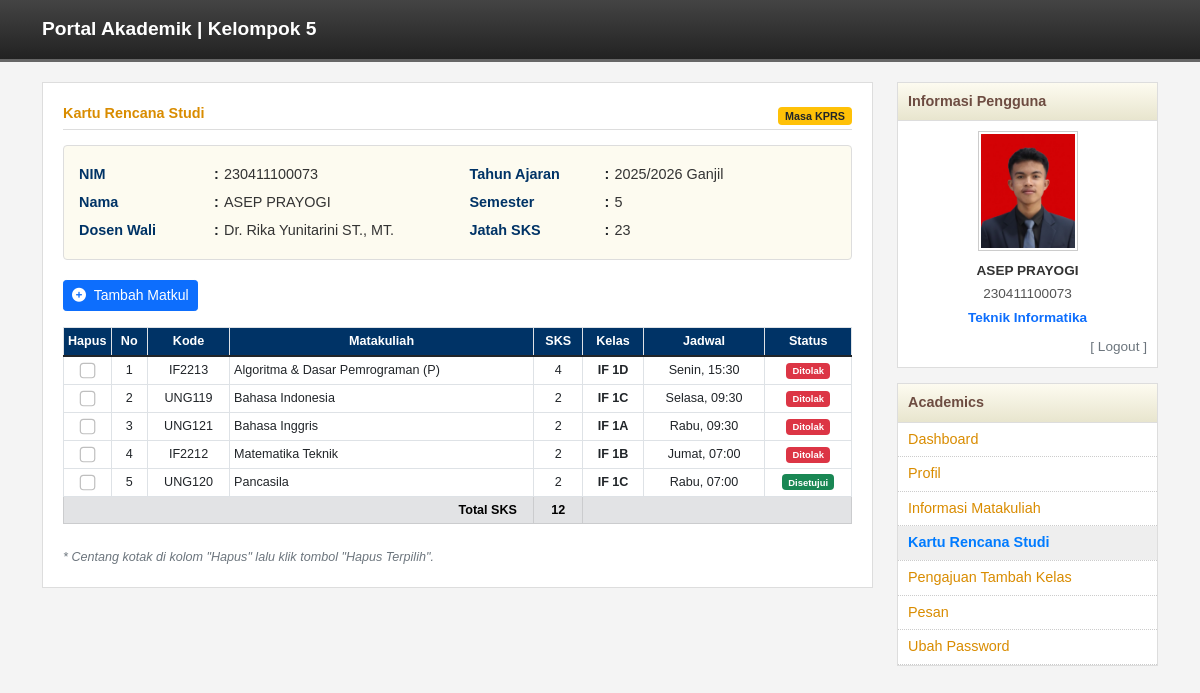
Screenshot of /mahasiswa/krs.php (signed in) with the database file from the repository.
### tables this page shows
CREATE TABLE `mahasiswa` (
  `id` int(11) NOT NULL,
  `nim` varchar(20) NOT NULL,
  `nama` varchar(100) NOT NULL,
  `jenis_kelamin` enum('L','P') DEFAULT NULL,
  `password` varchar(255) NOT NULL,
  `email` varchar(100) DEFAULT NULL,
  `prodi` varchar(50) DEFAULT NULL,
  `semester` int(11) DEFAULT NULL,
  `ips` decimal(3,2) DEFAULT 0.00,
  `dpa_id` int(11) DEFAULT NULL,
  `created_at` timestamp NULL DEFAULT current_timestamp(),
  `foto` varchar(255) DEFAULT NULL
);

CREATE TABLE `dosen` (
  `id` int(11) NOT NULL,
  `nidn` varchar(20) NOT NULL,
  `nama` varchar(100) NOT NULL,
  `password` varchar(255) NOT NULL,
  `email` varchar(100) DEFAULT NULL,
  `foto` varchar(255) DEFAULT NULL,
  `jabatan` enum('Dosen','Kaprodi') DEFAULT 'Dosen',
  `prodi` varchar(50) DEFAULT NULL,
  `created_at` timestamp NULL DEFAULT current_timestamp()
);

CREATE TABLE `periode_akademik` (
  `id` int(11) NOT NULL,
  `tahun_akademik` varchar(10) DEFAULT NULL,
  `semester` enum('Ganjil','Genap') DEFAULT NULL,
  `tanggal_mulai_krs` datetime DEFAULT NULL,
  `tanggal_selesai_krs` datetime DEFAULT NULL,
  `tanggal_mulai_kprs` datetime DEFAULT NULL,
  `tanggal_selesai_kprs` datetime DEFAULT NULL,
  `status` enum('active','inactive') DEFAULT 'inactive',
  `created_at` timestamp NULL DEFAULT current_timestamp()
);

CREATE TABLE `krs_awal` (
  `id` int(11) NOT NULL,
  `mahasiswa_id` int(11) DEFAULT NULL,
  `kelas_id` int(11) DEFAULT NULL,
  `status` enum('draft','diajukan','disetujui','ditolak') DEFAULT 'draft',
  `tanggal_daftar` timestamp NULL DEFAULT current_timestamp()
);

CREATE TABLE `mata_kuliah` (
  `id` int(11) NOT NULL,
  `kode_mk` varchar(20) NOT NULL,
  `nama_mk` varchar(100) NOT NULL,
  `sks` int(11) NOT NULL,
  `minimal_kelulusan` varchar(5) DEFAULT 'C',
  `semester` int(11) DEFAULT NULL,
  `prodi_id` int(11) DEFAULT 1,
  `sifat` enum('Wajib','Pilihan') DEFAULT 'Wajib',
  `prasyarat` varchar(255) DEFAULT NULL,
  `created_at` timestamp NULL DEFAULT current_timestamp()
);

CREATE TABLE `kelas` (
  `id` int(11) NOT NULL,
  `mata_kuliah_id` int(11) DEFAULT NULL,
  `kode_kelas` varchar(10) DEFAULT NULL,
  `nama_kelas` varchar(50) DEFAULT NULL,
  `ruangan` varchar(20) DEFAULT NULL,
  `dosen_pengampu_id` int(11) DEFAULT NULL,
  `hari` enum('Senin','Selasa','Rabu','Kamis','Jumat','Sabtu') DEFAULT NULL,
  `jam_mulai` time DEFAULT NULL,
  `jam_selesai` time DEFAULT NULL,
  `kuota` int(11) DEFAULT NULL,
  `terisi` int(11) DEFAULT 0,
  `created_at` timestamp NULL DEFAULT current_timestamp()
);

### mahasiswa/krs.php (the view, shortened to what this page needs)
<?php
require_once "../config/database.php";
$user_id = $_SESSION['user']['id'];
$stmtMhs = $pdo->prepare("SELECT m.*, d.nama as nama_dpa, d.id as id_dosen_dpa, ps.nama_prodi FROM mahasiswa m LEFT JOIN dosen d ON m.dpa_id = d.id LEFT JOIN program_studi ps ON m.prodi = ps.nama_prodi WHERE m.id = ?");
$stmtMhs->execute([$user_id]);
$mhs = $stmtMhs->fetch();
$periode = $pdo->query("SELECT * FROM periode_akademik WHERE id=1")->fetch();
$now = date('Y-m-d H:i:s');
$isKRS = ($now >= $periode['tanggal_mulai_krs'] && $now <= $periode['tanggal_selesai_krs']);
$isKPRS = ($now >= $periode['tanggal_mulai_kprs'] && $now <= $periode['tanggal_selesai_kprs']);
$isPeriodeAktif = ($isKRS || $isKPRS);
$isPascaKPRS = ($now > $periode['tanggal_selesai_kprs']);
$max_sks = 24;
if ($mhs['semester'] > 1) {
    if ($mhs['ips'] < 2.00) $max_sks = 18;
    elseif ($mhs['ips'] < 2.50) $max_sks = 21;
    elseif ($mhs['ips'] < 3.00) $max_sks = 22;
    elseif ($mhs['ips'] < 3.50) $max_sks = 23;
}
$queryKRS = "
    SELECT ka.id as krs_id, ka.status, ka.tanggal_daftar as tgl_ambil,
           k.nama_kelas, k.hari, k.jam_mulai, k.jam_selesai, k.ruangan,
           mk.kode_mk, mk.nama_mk, mk.sks
    FROM krs_awal ka
    JOIN kelas k ON ka.kelas_id = k.id
    JOIN mata_kuliah mk ON k.mata_kuliah_id = mk.id
    WHERE ka.mahasiswa_id = ?
    ORDER BY mk.semester ASC, mk.nama_mk ASC
";
$stmt = $pdo->prepare($queryKRS);
$stmt->execute([$user_id]);
$krsData = $stmt->fetchAll();
$krsUtama = [];
$krsTambahan = [];
$totalSKS = 0;
$semuaDisetujui = true;
$startKPRS = $periode['tanggal_mulai_kprs'];
foreach ($krsData as $row) {
    $totalSKS += $row['sks'];
    if ($row['status'] != 'disetujui') $semuaDisetujui = false;
    if ($isKPRS && $row['tgl_ambil'] >= $startKPRS) {
        $krsTambahan[] = $row;
    } else {
        $krsUtama[] = $row;
    }
}
$sudahPernahRevisi = false;
$modeEdit = $isPeriodeAktif;
$bisaHapus = $modeEdit;
$bisaTambah = $modeEdit;
?>
<!DOCTYPE html>
<html lang="id">
<head>
    <link href="https://cdn.jsdelivr.net/npm/bootstrap@5.1.3/dist/css/bootstrap.min.css" rel="stylesheet">
    <link rel="stylesheet" href="https://cdnjs.cloudflare.com/ajax/libs/font-awesome/6.0.0/css/all.min.css">
    <link rel="stylesheet" href="../assets/css/style.css">
</head>
<body>
<?php include "../header.php"; ?>
<div class="container">
    <div class="row">
        <div class="col-md-9">
            <div class="content-box">
                <div class="d-flex justify-content-between align-items-center mb230411100073-2">
                    <div class="msg-header mb-0 border-0">Kartu Rencana Studi</div>
                    <?php if($isKRS): ?> <span class="badge bg-success">Masa KRS</span>
                    <?php elseif($isKPRS): ?> <span class="badge bg-warning text-dark">Masa KPRS</span>
                    <?php elseif($isPascaKPRS): ?> <span class="badge bg-secondary"></span>
                    <?php else: ?> <span class="badge bg-secondary">Belum Dibuka</span>
                    <?php endif; ?>
                </div>
                <div style="border-bottom: 1px solid #ddd; margin-bottom: 15px;"></div>
                <div class="info-box-krs">
                    <div class="row">
                        <div class="col-md-6">
                            <table class="info-table">
                                <tr><td class="label-col">NIM</td><td class="sep-col">:</td><td class="val-col"><?= htmlspecialchars($mhs['nim']) ?></td></tr>
                                <tr><td class="label-col">Nama</td><td class="sep-col">:</td><td class="val-col"><?= htmlspecialchars(strtoupper($mhs['nama'])) ?></td></tr>
                                <tr><td class="label-col">Dosen Wali</td><td class="sep-col">:</td><td class="val-col"><?= htmlspecialchars($mhs['nama_dpa'] ?? '-') ?></td></tr>
                            </table>
                        </div>
                        <div class="col-md-6">
                            <table class="info-table">
                                <tr><td class="label-col">Tahun Ajaran</td><td class="sep-col">:</td><td class="val-col"><?= $periode['tahun_akademik'] ?> <?= $periode['semester'] ?></td></tr>
                                <tr><td class="label-col">Semester</td><td class="sep-col">:</td><td class="val-col"><?= htmlspecialchars($mhs['semester']) ?></td></tr>
                                <tr><td class="label-col">Jatah SKS</td><td class="sep-col">:</td><td class="val-col"><?= $max_sks ?></td></tr>
                            </table>
                        </div>
                    </div>
                </div>
                <form method="POST" id="formKRS">
                    <div class="mb-3 d-flex gap-2 flex-wrap">
                        <?php if ($semuaDisetujui && !empty($krsData)): ?>
                            <a href="cetak_krs.php" target="_blank" class="btn btn-success btn-sm">
                                <i class="fas fa-print me-1"></i> Cetak KRS
                            </a>
                            <?php if ($isKPRS && !$sudahPernahRevisi): ?>
                                <button type="submit" name="mulai_revisi" class="btn btn-info btn-sm text-white fw-bold" onclick="return confirm('Mulai Revisi? Status matkul akan kembali ke Draft.')">
                                    <i class="fas fa-edit me-1"></i> Revisi KRS
                                </button>
                            <?php endif; ?>
                        <?php else: ?>
                            <?php if ($bisaTambah): ?>
                                <a href="tambah_krs.php" class="btn btn-primary btn-sm"><i class="fas fa-plus-circle me-1"></i> <?= $isKPRS ? 'Tambah Matkul' : 'Tambah Matakuliah' ?></a>
                            <?php endif; ?>
                        <?php endif; ?>
                    </div>
                    <div class="table-responsive">
                        <table class="table table-bordered table-sm small align-middle table-hover">
                            <thead class="table-krs-header">
                                <tr>
                                    <?php if($bisaHapus): ?><th width="5%">Hapus</th><?php endif; ?>
                                    <th>No</th><th>Kode</th><th>Matakuliah</th><th>SKS</th><th>Kelas</th><th>Jadwal</th><th>Status</th>
                                </tr>
                            </thead>
                            <tbody>
                                <?php if(empty($krsUtama) && empty($krsTambahan)): ?>
                                    <tr><td colspan="<?= $bisaHapus ? 8 : 7 ?>" class="text-center py-4 text-muted">Belum mengambil mata kuliah.</td></tr>
                                <?php else: ?>
                                    <?php $no=1; foreach($krsUtama as $r): ?>
                                    <tr>
                                        <?php if($bisaHapus): ?>
                                            <td class="text-center">
                                                <?php if(($r['status'] != 'disetujui' || $isKPRS) && !$isPascaKPRS): ?>
                                                    <input type="checkbox" name="krs_id[]" value="<?= $r['krs_id'] ?>" class="form-check-input chk-del">
                                                <?php else: ?>
                                                    <i class="fas fa-lock text-secondary"></i>
                                                <?php endif; ?>
                                            </td>
                                        <?php endif; ?>
                                        <td class="text-center"><?= $no++ ?></td>
                                        <td class="text-center"><?= $r['kode_mk'] ?></td>
                                        <td><?= $r['nama_mk'] ?></td>
                                        <td class="text-center"><?= $r['sks'] ?></td>
                                        <td class="text-center fw-bold"><?= $r['nama_kelas'] ?></td>
                                        <td class="text-center"><?= $r['hari'] ?>, <?= substr($r['jam_mulai'],0,5) ?></td>
                                        <td class="text-center">
                                            <?php
                                                if($r['status']=='disetujui') echo '<span class="badge bg-success">Disetujui</span>';
                                                elseif($r['status']=='ditolak') echo '<span class="badge bg-danger">Ditolak</span>';
                                                else echo '<span class="badge bg-warning text-dark">Draft</span>';
                                            ?>
                                        </td>
                                    </tr>
                                    <?php endforeach; ?>
                                <?php endif; ?>
                                <?php if(empty($krsTambahan) && !empty($krsUtama)): ?>
                                <tr class="table-secondary fw-bold">
                                    <td colspan="<?= $bisaHapus ? 4 : 3 ?>" class="text-end pe-3">Total SKS</td>
                                    <td class="text-center"><?= $totalSKS ?></td>
                                    <td colspan="3"></td>
                                </tr>
                                <?php endif; ?>
                            </tbody>
                        </table>
                    </div>
                </form>
                <?php if($bisaHapus): ?>
                    <div class="text-muted small fst-italic mt-2">
                        * Centang kotak di kolom "Hapus" lalu klik tombol "Hapus Terpilih".
                    </div>
                <?php endif; ?>
            </div>
        </div>
        <div class="col-md-3"><?php include "sidebar.php"; ?></div>
    </div>
</div>
</body></html>

### mahasiswa/sidebar.php (shortened to what this page needs)
<?php
$currentPage = basename($_SERVER['PHP_SELF']);
if (!isset($fotoSidebarUrl)) {
    global $pdo;
    $sb_uid = $_SESSION['user']['id'] ?? 0;
    $sb_foto = null;
    if ($pdo && $sb_uid) {
        try {
            $stmtSb = $pdo->prepare("SELECT foto FROM mahasiswa WHERE id = ?");
            $stmtSb->execute([$sb_uid]);
            $sb_foto = $stmtSb->fetchColumn();
        } catch (Exception $e) {  }
    }
    $pathFisik = "assets/img/uploads/" . ($sb_foto ?? 'default.png');
    $checkPath = "../" . $pathFisik;
    if (!empty($sb_foto) && file_exists(__DIR__ . "/../" . $checkPath)) {
        $fotoSidebarUrl = "../" . $pathFisik;
    } elseif (!empty($sb_foto) && file_exists($checkPath)) {
        $fotoSidebarUrl = $checkPath;
    } else {
        $fotoSidebarUrl = "https://via.placeholder.com/100x120.png?text=FOTO";
    }
}
$sb_nama  = $_SESSION['user']['nama'] ?? 'Mahasiswa';
$sb_nim   = $_SESSION['user']['username'] ?? '-';
$sb_prodi = $_SESSION['user']['prodi'] ?? 'TEKNIK INFORMATIKA';
?>
<div class="sidebar-box">
    <div class="sidebar-header">Informasi Pengguna</div>
    <div class="sidebar-content">
        <div class="profile-img-box">
            <img src="<?= $fotoSidebarUrl ?>" alt="Foto Profil" class="profile-img">
        </div>
        <div class="profile-info">
            <div class="profile-name"><?= htmlspecialchars($sb_nama) ?></div>
            <div class="mb-1"><?= htmlspecialchars($sb_nim) ?></div>
            <div class="fw-bold text-primary"><?= htmlspecialchars($sb_prodi) ?></div>
            <div class="mt-2 text-end">
                <a href="../logout.php" class="text-secondary text-decoration-none">[ Logout ]</a>
            </div>
        </div>
    </div>
</div>
<div class="sidebar-box">
    <div class="sidebar-header">Academics</div>
    <ul class="menu-list">
        <li>
            <a href="dashboard.php" class="<?= $currentPage == 'dashboard.php' ? 'menu-active' : 'menu-default' ?>">
                Dashboard
            </a>
        </li>
        <li>
            <a href="profil.php" class="<?= $currentPage == 'profil.php' ? 'menu-active' : 'menu-default' ?>">
                Profil
            </a>
        </li>
        <li>
            <a href="informasi_matakuliah.php" class="<?= $currentPage == 'informasi_matakuliah.php' ? 'menu-active' : 'menu-default' ?>">
                Informasi Matakuliah
            </a>
        </li>
        <li>
            <a href="krs.php" class="<?= $currentPage == 'krs.php' ? 'menu-active' : 'menu-default' ?>">
                Kartu Rencana Studi
            </a>
        </li>        <li>
            <a href="tambah_kelas.php" class="<?= ($currentPage == 'tambah_kelas.php' || $currentPage == 'tambah_kelas_history.php') ? 'menu-active' : 'menu-default' ?>">
                Pengajuan Tambah Kelas
            </a>
        </li>
        <li>
            <a href="pesan.php" class="<?= $currentPage == 'pesan.php' ? 'menu-active' : 'menu-default' ?>">
                Pesan
            </a>
        </li>
        <li>
            <a href="ubah_password.php" class="<?= $currentPage == 'ubah_password.php' ? 'menu-active' : 'menu-default' ?>">
                Ubah Password
            </a>
        </li>
    </ul>
</div>

### rows the page displays
mahasiswa: nim "230411100073", nama "ASEP PRAYOGI", dpa.nama "Dr. Rika Yunitarini ST., MT.", semester "5", ips "23", foto (picture)
periode_akademik: tahun_akademik "2025/2026", semester "Ganjil"
krs_awal: mata_kuliah.kode_mk "IF2213", mata_kuliah.nama_mk "Algoritma & Dasar Pemrograman (P)", mata_kuliah.sks "4", kelas.nama_kelas "IF 1D", kelas.hari "Senin", kelas.jam_mulai "15:30", status "Ditolak"
krs_awal: mata_kuliah.kode_mk "UNG119", mata_kuliah.nama_mk "Bahasa Indonesia", mata_kuliah.sks "2", kelas.nama_kelas "IF 1C", kelas.hari "Selasa", kelas.jam_mulai "09:30", status "Ditolak"
krs_awal: mata_kuliah.kode_mk "UNG121", mata_kuliah.nama_mk "Bahasa Inggris", mata_kuliah.sks "2", kelas.nama_kelas "IF 1A", kelas.hari "Rabu", kelas.jam_mulai "09:30", status "Ditolak"
krs_awal: mata_kuliah.kode_mk "IF2212", mata_kuliah.nama_mk "Matematika Teknik", mata_kuliah.sks "2", kelas.nama_kelas "IF 1B", kelas.hari "Jumat", kelas.jam_mulai "07:00", status "Ditolak"
krs_awal: mata_kuliah.kode_mk "UNG120", mata_kuliah.nama_mk "Pancasila", mata_kuliah.sks "2", kelas.nama_kelas "IF 1C", kelas.hari "Rabu", kelas.jam_mulai "07:00", status "Disetujui"

### other values shown
$totalSKS "12"
$sb_nama "ASEP PRAYOGI"
$sb_nim "230411100073"
$sb_prodi "Teknik Informatika"
